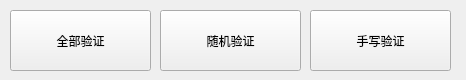
<?xml version="1.0" encoding="UTF-8"?>
<ui version="4.0">
 <class>MainWindow</class>
 <widget class="QMainWindow" name="MainWindow">
  <property name="geometry">
   <rect>
    <x>0</x>
    <y>0</y>
    <width>466</width>
    <height>80</height>
   </rect>
  </property>
  <property name="windowTitle">
   <string>基于KNN和bgging算法的数字识别</string>
  </property>
  <widget class="QWidget" name="centralwidget">
   <widget class="QPushButton" name="write_btn">
    <property name="geometry">
     <rect>
      <x>310</x>
      <y>10</y>
      <width>141</width>
      <height>61</height>
     </rect>
    </property>
    <property name="toolTip">
     <string>&lt;html&gt;&lt;head/&gt;&lt;body&gt;&lt;p&gt;手写一个数字，进行识别&lt;/p&gt;&lt;/body&gt;&lt;/html&gt;</string>
    </property>
    <property name="text">
     <string>手写验证</string>
    </property>
   </widget>
   <widget class="QPushButton" name="random_btn">
    <property name="geometry">
     <rect>
      <x>160</x>
      <y>10</y>
      <width>141</width>
      <height>61</height>
     </rect>
    </property>
    <property name="toolTip">
     <string>&lt;html&gt;&lt;head/&gt;&lt;body&gt;&lt;p&gt;随机运行一部分测试数据，可以指定测试数据数目&lt;/p&gt;&lt;/body&gt;&lt;/html&gt;</string>
    </property>
    <property name="text">
     <string>随机验证</string>
    </property>
   </widget>
   <widget class="QPushButton" name="all_btn">
    <property name="geometry">
     <rect>
      <x>10</x>
      <y>10</y>
      <width>141</width>
      <height>61</height>
     </rect>
    </property>
    <property name="toolTip">
     <string>&lt;html&gt;&lt;head/&gt;&lt;body&gt;&lt;p&gt;运行全部测试数据&lt;/p&gt;&lt;/body&gt;&lt;/html&gt;</string>
    </property>
    <property name="text">
     <string>全部验证</string>
    </property>
   </widget>
  </widget>
 </widget>
 <resources/>
 <connections>
  <connection>
   <sender>all_btn</sender>
   <signal>clicked()</signal>
   <receiver>MainWindow</receiver>
   <slot>all_btn_clicked()</slot>
   <hints>
    <hint type="sourcelabel">
     <x>101</x>
     <y>33</y>
    </hint>
    <hint type="destinationlabel">
     <x>99</x>
     <y>101</y>
    </hint>
   </hints>
  </connection>
  <connection>
   <sender>random_btn</sender>
   <signal>clicked()</signal>
   <receiver>MainWindow</receiver>
   <slot>random_btn_clicked()</slot>
   <hints>
    <hint type="sourcelabel">
     <x>232</x>
     <y>46</y>
    </hint>
    <hint type="destinationlabel">
     <x>232</x>
     <y>175</y>
    </hint>
   </hints>
  </connection>
  <connection>
   <sender>write_btn</sender>
   <signal>clicked()</signal>
   <receiver>MainWindow</receiver>
   <slot>write_btn_clicked()</slot>
   <hints>
    <hint type="sourcelabel">
     <x>361</x>
     <y>68</y>
    </hint>
    <hint type="destinationlabel">
     <x>358</x>
     <y>164</y>
    </hint>
   </hints>
  </connection>
 </connections>
 <slots>
  <slot>all_btn_clicked()</slot>
  <slot>random_btn_clicked()</slot>
  <slot>write_btn_clicked()</slot>
 </slots>
</ui>
